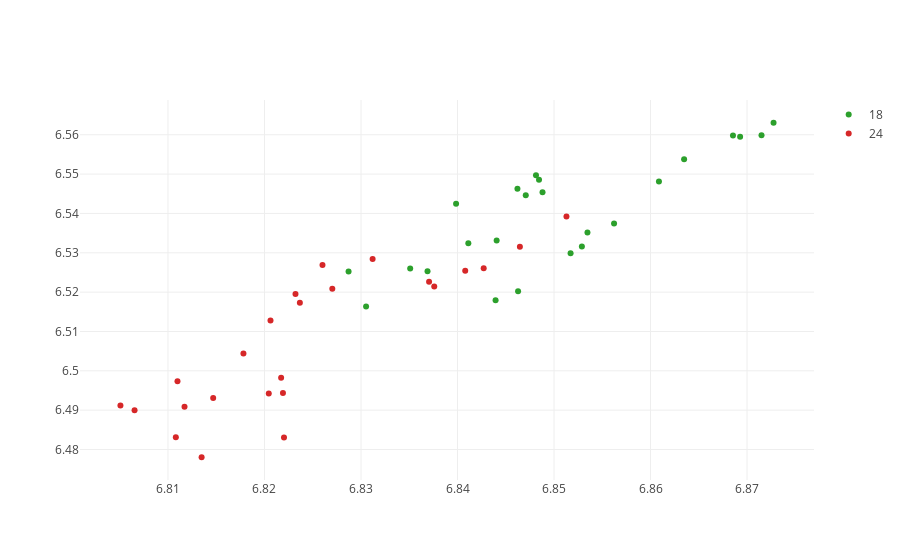

Write notebook code for a chart like this one.
### Code cell
trace = []
for v in ['6', '12', '18', '24']:
    trace.append(go.Scatter(
        x = b[b['lag']==v]['test'],
        y = b[b['lag']==v]['val'],
        text='F-'+b[b['lag']==v]['full'].astype(str) + 'D-' + b[b['lag']==v]['drop'].astype(str) + '-L' + b[b['lag']==v]['lag'].astype(str)+ '-A' + b[b['lag']==v]['filters'].astype(str), 
        mode = 'markers', name=v
    ))
py.iplot(trace, filename='basic-scatter')

### Figure 1 — Plotly figure (JSON) as saved in the notebook; plotly's stock layout.template omitted (floating-point values rounded to 4 significant figures)
{"data": [{"mode": "markers", "name": "6", "text": [], "type": "scatter", "uid": "f2007108-37ef-4522-897e-1dd5d644d7af", "x": [], "y": []}, {"mode": "markers", "name": "12", "text": [], "type": "scatter", "uid": "fb321b18-7aba-4bf0-bac8-68a273cb49a1", "x": [], "y": []}, {"mode": "markers", "name": "18", "text": ["F-[32]D-0.1-L18-A[128]", "F-[64]D-0.1-L18-A[128]", "F-[96]D-0.1-L18-A[128]", "F-[32]D-0.2-L18-A[128]", "F-[64]D-0.2-L18-A[128]", "F-[96]D-0.2-L18-A[128]", "F-[32]D-0.1-L18-A[128]", "F-[64]D-0.1-L18-A[128]", "F-[96]D-0.1-L18-A[128]", "F-[32]D-0.2-L18-A[128]", "F-[64]D-0.2-L18-A[128]", "F-[96]D-0.2-L18-A[128]", "F-[32]D-0.1-L18-A[64]", "F-[64]D-0.1-L18-A[64]", "F-[96]D-0.1-L18-A[64]", "F-[32]D-0.2-L18-A[64]", "F-[64]D-0.2-L18-A[64]", "F-[96]D-0.2-L18-A[64]", "F-[32]D-0.1-L18-A[64]", "F-[64]D-0.1-L18-A[64]", "F-[96]D-0.1-L18-A[64]", "F-[32]D-0.2-L18-A[64]", "F-[64]D-0.2-L18-A[64]", "F-[96]D-0.2-L18-A[64]"], "type": "scatter", "uid": "5c7f5bde-d437-46d5-9643-59016c10c858", "x": [6.856, 6.853, 6.852, 6.873, 6.869, 6.871, 6.853, 6.846, 6.844, 6.869, 6.863, 6.861, 6.844, 6.841, 6.835, 6.846, 6.848, 6.848, 6.837, 6.829, 6.831, 6.847, 6.84, 6.849], "y": [6.537, 6.535, 6.53, 6.563, 6.559, 6.56, 6.532, 6.52, 6.518, 6.56, 6.554, 6.548, 6.533, 6.532, 6.526, 6.546, 6.549, 6.55, 6.525, 6.525, 6.516, 6.545, 6.542, 6.545]}, {"mode": "markers", "name": "24", "text": ["F-[32]D-0.1-L24-A[128]", "F-[64]D-0.1-L24-A[128]", "F-[96]D-0.1-L24-A[128]", "F-[32]D-0.2-L24-A[128]", "F-[64]D-0.2-L24-A[128]", "F-[96]D-0.2-L24-A[128]", "F-[32]D-0.1-L24-A[128]", "F-[64]D-0.1-L24-A[128]", "F-[96]D-0.1-L24-A[128]", "F-[32]D-0.2-L24-A[128]", "F-[64]D-0.2-L24-A[128]", "F-[96]D-0.2-L24-A[128]", "F-[32]D-0.1-L24-A[64]", "F-[64]D-0.1-L24-A[64]", "F-[96]D-0.1-L24-A[64]", "F-[32]D-0.2-L24-A[64]", "F-[64]D-0.2-L24-A[64]", "F-[96]D-0.2-L24-A[64]", "F-[32]D-0.1-L24-A[64]", "F-[64]D-0.1-L24-A[64]", "F-[96]D-0.1-L24-A[64]", "F-[32]D-0.2-L24-A[64]", "F-[64]D-0.2-L24-A[64]", "F-[96]D-0.2-L24-A[64]"], "type": "scatter", "uid": "8ba1e812-c64f-4ee0-8f82-a4c935c80f53", "x": [6.82, 6.822, 6.822, 6.851, 6.846, 6.843, 6.822, 6.813, 6.811, 6.841, 6.837, 6.838, 6.818, 6.815, 6.812, 6.826, 6.831, 6.827, 6.811, 6.805, 6.807, 6.824, 6.821, 6.823], "y": [6.494, 6.498, 6.494, 6.539, 6.532, 6.526, 6.483, 6.478, 6.483, 6.525, 6.523, 6.521, 6.504, 6.493, 6.491, 6.527, 6.528, 6.521, 6.497, 6.491, 6.49, 6.517, 6.513, 6.52]}], "layout": {}}
